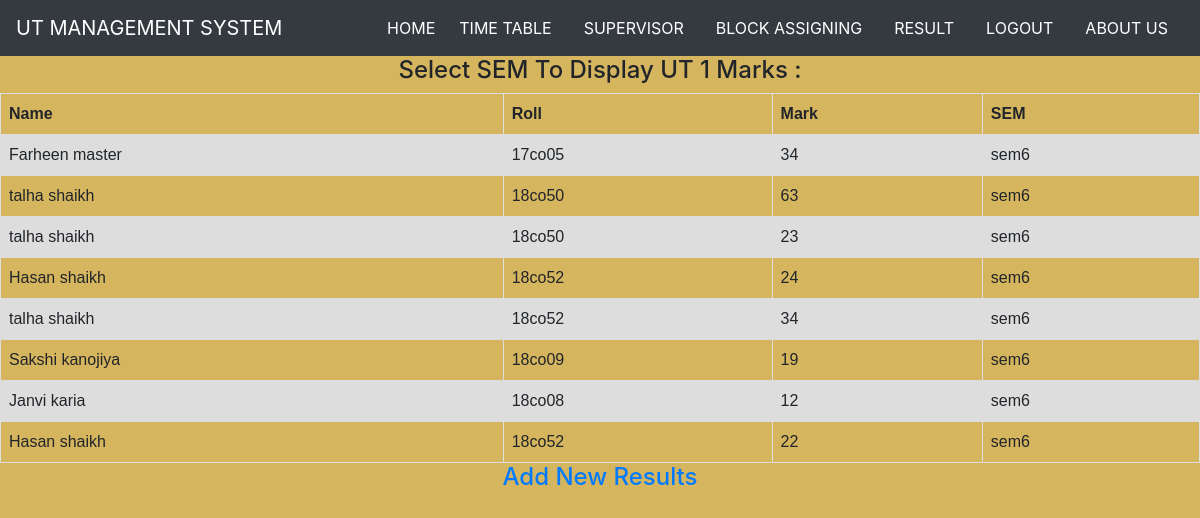
The page /viewresult.php?s=sem6 on the database its author committed.
### tables this page shows
CREATE TABLE IF NOT EXISTS `result` (
  `name` varchar(30) DEFAULT NULL,
  `roll` varchar(30) DEFAULT NULL,
  `mark` varchar(30) DEFAULT NULL,
  `sem` varchar(30) DEFAULT NULL
);

### viewresult.php (the view, shortened to what this page needs)
<!DOCTYPE html>
<html lang="en">
<head>
   <link rel="stylesheet" href="https://maxcdn.bootstrapcdn.com/bootstrap/4.5.2/css/bootstrap.min.css">
</head>
<body>
<nav class="navbar navbar-expand-lg navbar-dark bg-dark">
  <a class="navbar-brand" href="#">UT MANAGEMENT SYSTEM</a>
  <div class="collapse navbar-collapse" id="navbarSupportedContent">
    <ul class="navbar-nav ml-auto">
      <li class="nav-item active">
        <a class="nav-link text-white" href="home.php">HOME <span class="sr-only">(current)</span></a>
      </li>
      <li class="nav-item">
        <a class="nav-link px-3 text-white" href="timetable.php">TIME TABLE</a>
      </li>
      <li class="nav-item">
        <a class="nav-link px-3 text-white" href="supervisor.php">SUPERVISOR</a>
      </li>
      <li class="nav-item">
        <a class="nav-link px-3 text-white" href="blockassigning.php">BLOCK ASSIGNING</a>
      </li>
      <li class="nav-item">
        <a class="nav-link px-3 text-white" href="result.php">RESULT</a>
      </li>
      <li class="nav-item">
        <a class="nav-link px-3 text-white" href="logout.php">LOGOUT</a>
      </li>
      <li class="nav-item">
        <a class="nav-link px-3 text-white" href="about.php">ABOUT US</a>
      </li>
       </div>
      </nav>
<section>
<div id="main" style="margin-left:0%">
    <div class="w3-container">
		<div class="w3-half w3-text-black ">
		<h4><center>Select SEM To Display UT 1 Marks :</center></h4>
		</div>
	</div>
	<div class="w3-row">
  <?php
  if(isset($_GET['s'])){
    $conn = mysqli_connect("localhost", "root", "", "ut_db");
    echo '<table class="w3-table w3-striped w3-bordered "><tr><th>Name</th><th>Roll</th><th>Mark</th><th>SEM</th></tr>';
    if($_GET['s'] == 'sem1') {
      $sem = $_GET['s'];
      $sql="select * from result where sem='$sem' ";
      $select=mysqli_query($conn, $sql);
      $count=mysqli_num_rows($select);
      while($row=mysqli_fetch_array($select))
      {
      echo "<tr><td>".$row['name']."</td><td>".$row['roll']."</td><td>".$row['mark']."</td><td>".$row['sem']."</td></tr>";
      }
      } elseif ($_GET['s'] == 'sem6') {
        $sem = $_GET['s'];
        $sql="select * from result where sem='$sem' ";
        $select=mysqli_query($conn, $sql);
        while($row=mysqli_fetch_array($select))
        {
        echo "<tr><td>".$row['name']."</td><td>".$row['roll']."</td><td>".$row['mark']."</td><td>".$row['sem']."</td></tr>";
        }
      }
      echo "</table>";
  }
   ?>
    <center><a href ='result.php'><h4>Add New Results</h4></a></center>
	</div>
	</section>
</body>
</html>

### viewresult.php (style rules this page uses)
body { background-color: #d6b55f; }
table { font-family: arial, sans-serif; border-collapse: collapse; width: 100%; }
td, th { border: 1px solid #dddddd; text-align: left; padding: 8px; }
tr:nth-child(even) { background-color: #dddddd; }

### rows shown on the page
result: name "Farheen master", roll "17co05", mark "34", sem "sem6"
result: name "talha shaikh", roll "18co50", mark "63", sem "sem6"
result: name "talha shaikh", roll "18co50", mark "23", sem "sem6"
result: name "Hasan shaikh", roll "18co52", mark "24", sem "sem6"
result: name "talha shaikh", roll "18co52", mark "34", sem "sem6"
result: name "Sakshi kanojiya", roll "18co09", mark "19", sem "sem6"
result: name "Janvi karia", roll "18co08", mark "12", sem "sem6"
result: name "Hasan shaikh", roll "18co52", mark "22", sem "sem6"
